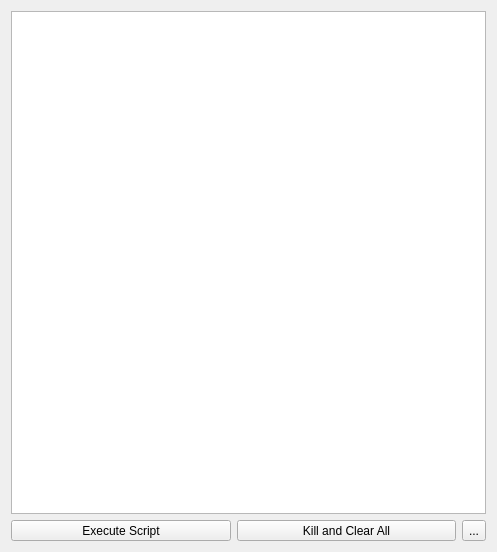
<?xml version="1.0" encoding="UTF-8"?>
<ui version="4.0">
 <class>ScriptConsole</class>
 <widget class="QWidget" name="ScriptConsole">
  <property name="geometry">
   <rect>
    <x>0</x>
    <y>0</y>
    <width>497</width>
    <height>552</height>
   </rect>
  </property>
  <layout class="QVBoxLayout" name="verticalLayout">
   <item>
    <widget class="QSplitter" name="m_splitter">
     <property name="orientation">
      <enum>Qt::Vertical</enum>
     </property>
     <widget class="KListWidget" name="m_outputListWidget"/>
    </widget>
   </item>
   <item>
    <layout class="QHBoxLayout" name="horizontalLayout">
     <item>
      <widget class="QToolButton" name="m_executeButton">
       <property name="sizePolicy">
        <sizepolicy hsizetype="Minimum" vsizetype="Fixed">
         <horstretch>0</horstretch>
         <verstretch>0</verstretch>
        </sizepolicy>
       </property>
       <property name="text">
        <string>Execute Script</string>
       </property>
      </widget>
     </item>
     <item>
      <widget class="QToolButton" name="m_killAndClearButton">
       <property name="sizePolicy">
        <sizepolicy hsizetype="Minimum" vsizetype="Fixed">
         <horstretch>0</horstretch>
         <verstretch>0</verstretch>
        </sizepolicy>
       </property>
       <property name="text">
        <string>Kill and Clear All</string>
       </property>
      </widget>
     </item>
     <item>
      <widget class="QToolButton" name="m_editPropertiesButton">
       <property name="sizePolicy">
        <sizepolicy hsizetype="Maximum" vsizetype="Fixed">
         <horstretch>0</horstretch>
         <verstretch>0</verstretch>
        </sizepolicy>
       </property>
       <property name="text">
        <string>...</string>
       </property>
       <property name="icon">
        <iconset theme="document-properties"/>
       </property>
      </widget>
     </item>
    </layout>
   </item>
  </layout>
 </widget>
 <customwidgets>
  <customwidget>
   <class>KListWidget</class>
   <extends>QListWidget</extends>
   <header>klistwidget.h</header>
  </customwidget>
 </customwidgets>
 <resources/>
 <connections/>
</ui>
